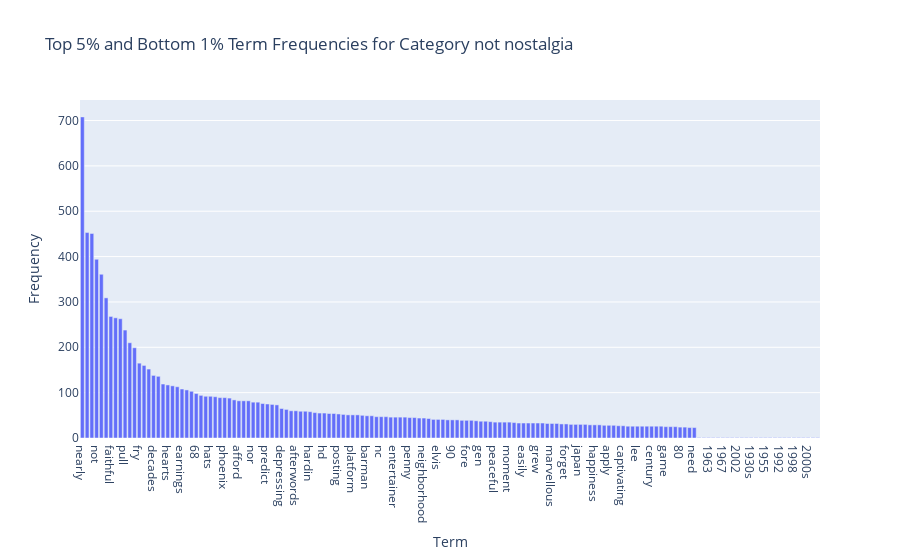
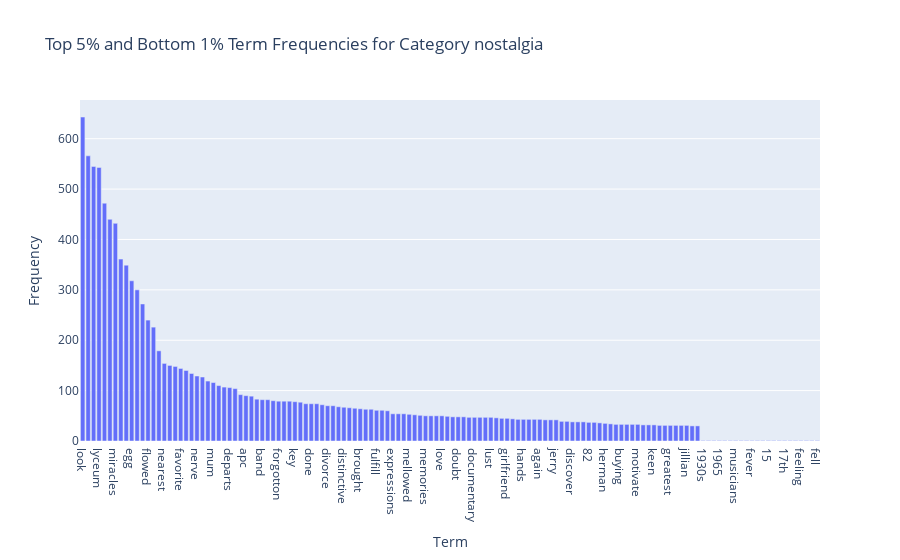

These figures' notebook cell, in order:
### Markdown cell above
### >>> **Exercise 16 (take home):**

### Code cell
import numpy as np
import pandas as pd
import plotly.express as px

# Function to filter the top 5% and bottom 1% words based on their frequency in the term-document matrix
def filter_top_bottom_words(term_document_df, count_vect, top_percent=0.05, bottom_percent=0.01):
    word_counts = term_document_df.sum(axis=0).to_numpy()  # Sum the frequency of each word across all documents
    sorted_indices = np.argsort(word_counts)  # Get the indices of sorted word frequencies in ascending order
    sorted_counts = word_counts[sorted_indices]  # Sort the word frequencies based on the indices
    
    total_terms = len(sorted_counts)  # Total number of unique terms (vocabulary size)
    
    # Calculate the indices for the top 5% and bottom 1% of word frequencies
    top_5_percent_index = int(top_percent * total_terms)
    bottom_1_percent_index = int(bottom_percent * total_terms)
    
    # Get the indices of the top 5% and bottom 1% words
    top_5_percent_indices = sorted_indices[-top_5_percent_index:]  # Last top 5% words
    bottom_1_percent_indices = sorted_indices[:bottom_1_percent_index]  # First bottom 1% words
    
    # Combine the top and bottom indices
    filtered_indices = np.concatenate([top_5_percent_indices, bottom_1_percent_indices])
    
    # Retrieve the words corresponding to the filtered indices using CountVectorizer's vocabulary
    filtered_words = [count_vect.get_feature_names_out()[i] for i in filtered_indices]
    
    # Retrieve the corresponding frequencies of the filtered words
    filtered_frequencies = word_counts[filtered_indices]
    
    # Create a DataFrame with the filtered words and their frequencies
    df_filtered_words = pd.DataFrame({
        'Term': filtered_words,
        'Frequency': filtered_frequencies
    })
    
    # Sort the DataFrame by word frequencies in descending order for better visualization
    df_filtered_words = df_filtered_words.sort_values(by='Frequency', ascending=False)
    
    return df_filtered_words

# Assuming count_vect and term_document_dfs are already initialized
for category in categories:
    print(f"\nCategory: {category}")
    
    # Filter the top 5% and bottom 1% terms for the given category
    df_filtered_words = filter_top_bottom_words(term_document_dfs[category], count_vect)
    
    # Create a bar chart to visualize the filtered terms and their frequencies
    fig = px.bar(df_filtered_words, x='Term', y='Frequency', title=f"Top 5% and Bottom 1% Term Frequencies for Category {category}")
    
    # Display the plot
    fig.show()

### Figure 1 — Plotly figure (JSON) as saved in the notebook; plotly's stock layout.template omitted (floating-point values rounded to 4 significant figures; data arrays with more than 128 entries replaced by an {"elided": "..."} marker saying what was removed)
{"data": [{"alignmentgroup": "True", "hovertemplate": "Term=%{x}<br>Frequency=%{y}<extra></extra>", "legendgroup": "", "marker": {"color": "#636efa", "pattern": {"shape": ""}}, "name": "", "offsetgroup": "", "orientation": "v", "showlegend": false, "textposition": "auto", "type": "bar", "x": {"elided": "156 str values"}, "xaxis": "x", "y": {"elided": "156 int values"}, "yaxis": "y"}], "layout": {"barmode": "relative", "legend": {"tracegroupgap": 0}, "title": {"text": "Top 5% and Bottom 1% Term Frequencies for Category not nostalgia"}, "xaxis": {"anchor": "y", "domain": [0, 1], "title": {"text": "Term"}}, "yaxis": {"anchor": "x", "domain": [0, 1], "title": {"text": "Frequency"}}}}

### Figure 2 — Plotly figure (JSON) as saved in the notebook; plotly's stock layout.template omitted (floating-point values rounded to 4 significant figures; data arrays with more than 128 entries replaced by an {"elided": "..."} marker saying what was removed)
{"data": [{"alignmentgroup": "True", "hovertemplate": "Term=%{x}<br>Frequency=%{y}<extra></extra>", "legendgroup": "", "marker": {"color": "#636efa", "pattern": {"shape": ""}}, "name": "", "offsetgroup": "", "orientation": "v", "showlegend": false, "textposition": "auto", "type": "bar", "x": {"elided": "136 str values"}, "xaxis": "x", "y": {"elided": "136 int values"}, "yaxis": "y"}], "layout": {"barmode": "relative", "legend": {"tracegroupgap": 0}, "title": {"text": "Top 5% and Bottom 1% Term Frequencies for Category nostalgia"}, "xaxis": {"anchor": "y", "domain": [0, 1], "title": {"text": "Term"}}, "yaxis": {"anchor": "x", "domain": [0, 1], "title": {"text": "Frequency"}}}}
